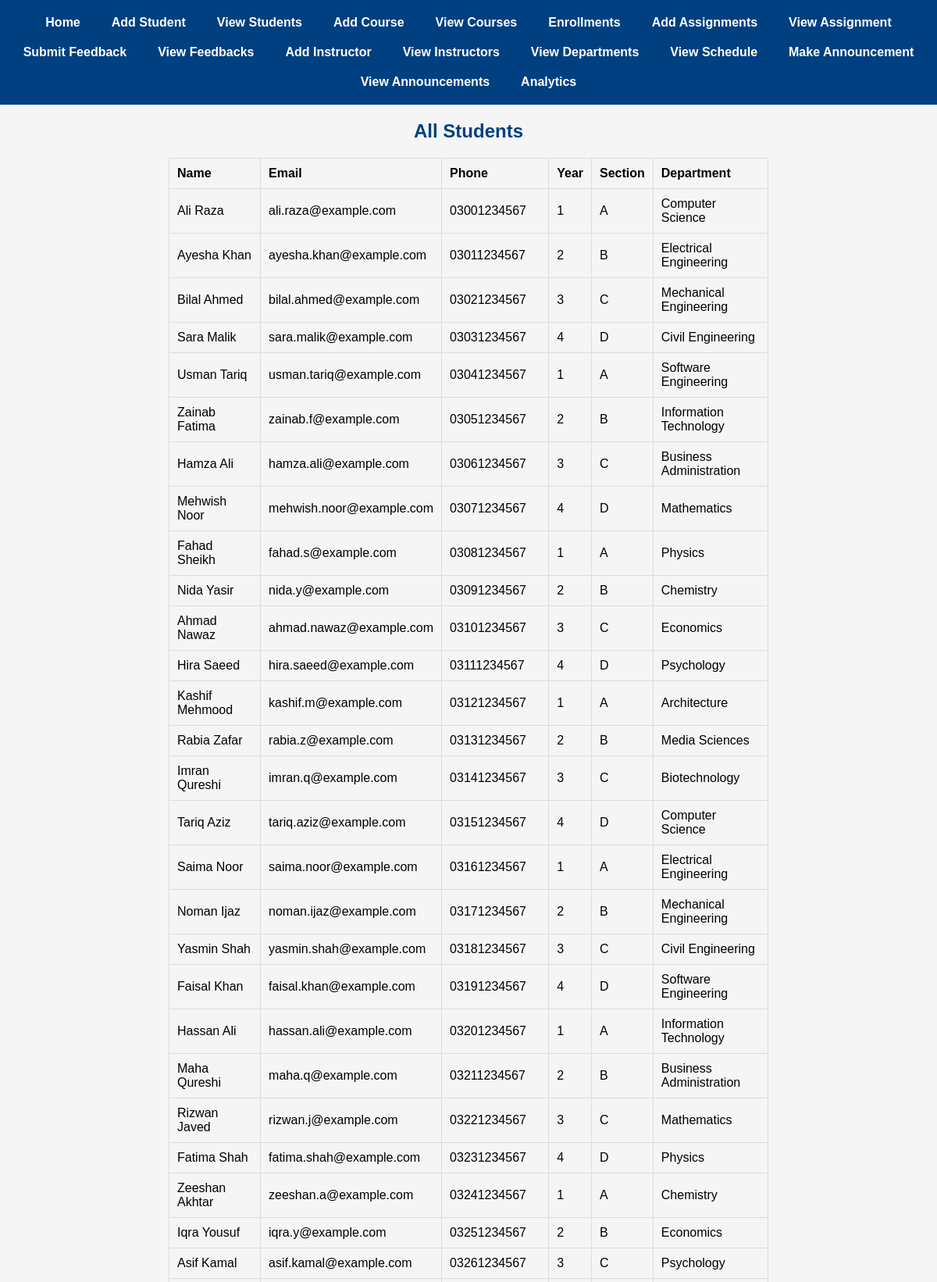
Screenshot of /show_all_students (upper part) with the database file from the repository.
### main.py (models this page shows)
class Student(db.Model):
    id = db.Column(db.Integer, primary_key=True)
    name = db.Column(db.String(100), nullable=False)
    email = db.Column(db.String(100), unique=True, nullable=False)
    phone = db.Column(db.String(20), nullable=False)
    year = db.Column(db.Integer, nullable=False)
    section = db.Column(db.String(10), nullable=False)
    department_id = db.Column(db.Integer, db.ForeignKey('department.id'), nullable=False)

class Department(db.Model):
    id = db.Column(db.Integer, primary_key=True)
    name = db.Column(db.String(100), unique=True, nullable=False)
    students = db.relationship('Student', backref='department', lazy=True)
    instructors = db.relationship('Instructor', backref='department', lazy=True)

### main.py (the view)
@app.route('/show_all_students')
def show_all_students():
    students = Student.query.all()
    return render_template('show_students.html', students=students)

### templates/show_students.html (shortened to what this page needs)
{% extends 'base.html' %}
{% block content %}
<h2>All Students</h2>
<table border="1" cellpadding="5" cellspacing="0" style="width: 80%; margin: 0 auto; text-align: left;">
  <thead>
    <tr>
      <th>Name</th>
      <th>Email</th>
      <th>Phone</th>
      <th>Year</th>
      <th>Section</th>
      <th>Department</th>
    </tr>
  </thead>
  <tbody>
    {% for student in students %}
    <tr>
      <td>{{ student.name }}</td>
      <td>{{ student.email }}</td>
      <td>{{ student.phone }}</td>
      <td>{{ student.year }}</td>
      <td>{{ student.section }}</td>
      <td>{{ student.department.name }}</td>
    </tr>
    {% endfor %}
  </tbody>
</table>
{% endblock %}

### static/css/style.css (style rules this page uses)
body { display: flex; flex-direction: column; align-items: center; margin: 0; padding: 0; font-family: Arial, sans-serif; background-color: #f5f5f5; min-height: 100vh; box-sizing: border-box; }
h1, h2, h3, h4, h5, h6 { text-align: center; color: #004080; margin-top: 0; }
table { width: 80%; margin: 0 auto 20px auto; border-collapse: collapse; text-align: left; }
table th, table td { border: 1px solid #ddd; padding: 10px; }

### rows the page displays
Student: name "Ali Raza", email "ali.raza@example.com", phone "03001234567", year "1", section "A", department.name "Computer Science"
Student: name "Ayesha Khan", email "ayesha.khan@example.com", phone "03011234567", year "2", section "B", department.name "Electrical Engineering"
Student: name "Bilal Ahmed", email "bilal.ahmed@example.com", phone "03021234567", year "3", section "C", department.name "Mechanical Engineering"
Student: name "Sara Malik", email "sara.malik@example.com", phone "03031234567", year "4", section "D", department.name "Civil Engineering"
Student: name "Usman Tariq", email "usman.tariq@example.com", phone "03041234567", year "1", section "A", department.name "Software Engineering"
Student: name "Zainab Fatima", email "zainab.f@example.com", phone "03051234567", year "2", section "B", department.name "Information Technology"
Student: name "Hamza Ali", email "hamza.ali@example.com", phone "03061234567", year "3", section "C", department.name "Business Administration"
Student: name "Mehwish Noor", email "mehwish.noor@example.com", phone "03071234567", year "4", section "D", department.name "Mathematics"
Student: name "Fahad Sheikh", email "fahad.s@example.com", phone "03081234567", year "1", section "A", department.name "Physics"
Student: name "Nida Yasir", email "nida.y@example.com", phone "03091234567", year "2", section "B", department.name "Chemistry"
Student: name "Ahmad Nawaz", email "ahmad.nawaz@example.com", phone "03101234567", year "3", section "C", department.name "Economics"
Student: name "Hira Saeed", email "hira.saeed@example.com", phone "03111234567", year "4", section "D", department.name "Psychology"
Student: name "Kashif Mehmood", email "kashif.m@example.com", phone "03121234567", year "1", section "A", department.name "Architecture"
Student: name "Rabia Zafar", email "rabia.z@example.com", phone "03131234567", year "2", section "B", department.name "Media Sciences"
Student: name "Imran Qureshi", email "imran.q@example.com", phone "03141234567", year "3", section "C", department.name "Biotechnology"
Student: name "Tariq Aziz", email "tariq.aziz@example.com", phone "03151234567", year "4", section "D", department.name "Computer Science"
Student: name "Saima Noor", email "saima.noor@example.com", phone "03161234567", year "1", section "A", department.name "Electrical Engineering"
Student: name "Noman Ijaz", email "noman.ijaz@example.com", phone "03171234567", year "2", section "B", department.name "Mechanical Engineering"
Student: name "Yasmin Shah", email "yasmin.shah@example.com", phone "03181234567", year "3", section "C", department.name "Civil Engineering"
Student: name "Faisal Khan", email "faisal.khan@example.com", phone "03191234567", year "4", section "D", department.name "Software Engineering"
Student: name "Hassan Ali", email "hassan.ali@example.com", phone "03201234567", year "1", section "A", department.name "Information Technology"
Student: name "Maha Qureshi", email "maha.q@example.com", phone "03211234567", year "2", section "B", department.name "Business Administration"
Student: name "Rizwan Javed", email "rizwan.j@example.com", phone "03221234567", year "3", section "C", department.name "Mathematics"
Student: name "Fatima Shah", email "fatima.shah@example.com", phone "03231234567", year "4", section "D", department.name "Physics"
Student: name "Zeeshan Akhtar", email "zeeshan.a@example.com", phone "03241234567", year "1", section "A", department.name "Chemistry"
Student: name "Iqra Yousuf", email "iqra.y@example.com", phone "03251234567", year "2", section "B", department.name "Economics"
Student: name "Asif Kamal", email "asif.kamal@example.com", phone "03261234567", year "3", section "C", department.name "Psychology"
